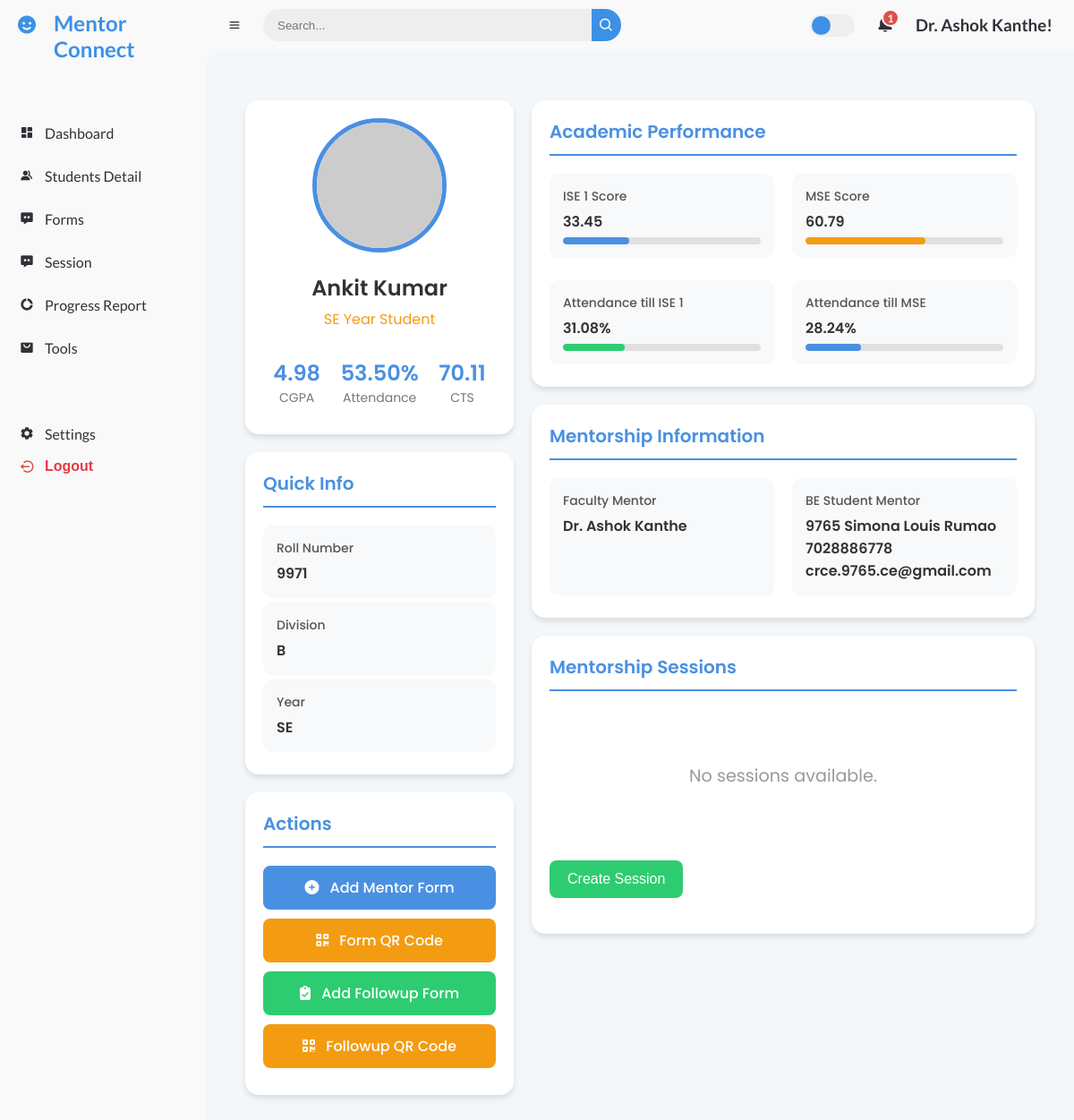
The app's page /student_profile/264/ (signed in), older data.
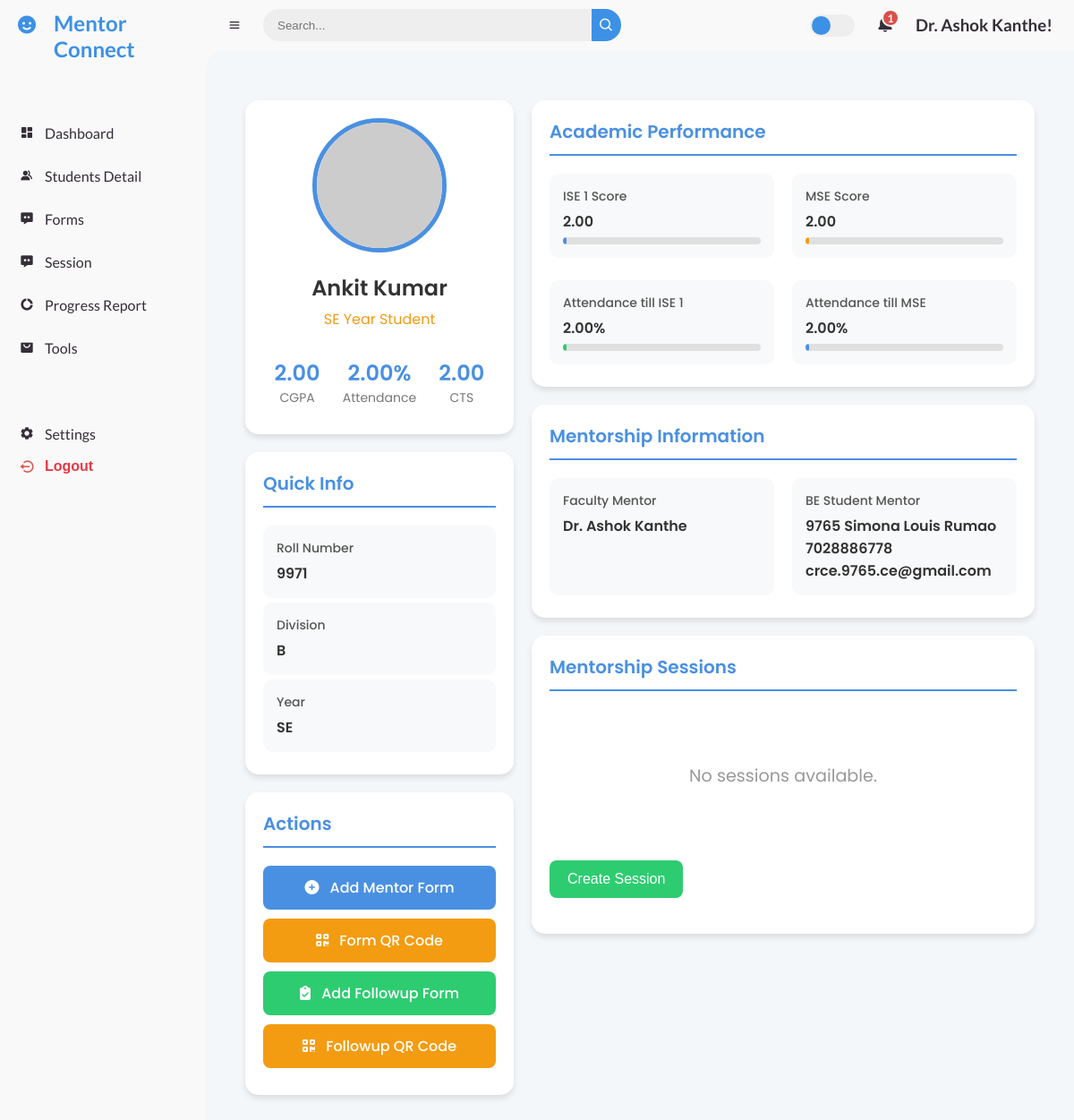
The same page, newer data.
### mentor/models.py (models this page shows, shortened)
class MentorshipData(models.Model):
    name = models.CharField(max_length=255)
    roll_number = models.CharField(max_length=50)
    division = models.CharField(max_length=10)
    faculty_mentor = models.CharField(max_length=255, null=True, blank=True)
    be_student_mentor = models.CharField(max_length=255, null=True, blank=True)
    year = models.CharField(max_length=10)
    token = models.CharField(max_length=100, null=True, blank=True)
    token_created_at = models.DateTimeField(null=True, blank=True)

class Student1(models.Model):
    mentorship_data = models.ForeignKey(MentorshipData, on_delete=models.CASCADE)
    atte_ise1 = models.DecimalField(max_digits=5, decimal_places=2, default=0.00)
    atte_mse = models.DecimalField(max_digits=5, decimal_places=2, default=0.00)
    attendance = models.DecimalField(max_digits=5, decimal_places=2, default=0.00)
    cts = models.DecimalField(max_digits=5, decimal_places=2, default=0.00)
    ise1 = models.DecimalField(max_digits=5, decimal_places=2, default=0.00)
    mse = models.DecimalField(max_digits=5, decimal_places=2, default=0.00)
    semcgpa = models.DecimalField(max_digits=5, decimal_places=2, default=0.00)

### mentor/views.py (the view)
# urls.py: path('student_profile/<int:student_id>/', views.student_profile, name='student_profile'),
@login_required
def student_profile(request, student_id):
    student = get_object_or_404(MentorshipData, id=student_id)
    mentor = request.user
    sessions = Session.objects.filter(mentor=request.user,student=student)
    print(sessions)
    username = mentor.username
    readable_name = username.replace('_', ' ').title()
    students = MentorshipData.objects.filter(faculty_mentor=readable_name)
    student1 = Student1.objects.get(mentorship_data=student)
    context = {
        'sessions': sessions,
        'students': students,
        'student': student,
        'mentor': mentor,
        'student1':student1,
    }
    return render(request, 'student_profile.html', context)

### mentor/templatetags/username_filters.py (called while the page is built)
@register.filter
def readable_username(value):
    return value.replace('_', ' ').title()

### templates/student_profile.html (shortened to what this page needs)
{% extends 'base.html' %}
{% block content %}
<link rel="stylesheet" href="https://cdnjs.cloudflare.com/ajax/libs/font-awesome/6.4.0/css/all.min.css">
<div class="profile-container desktop-profile">
    <div class="profile-sidebar">
        <div class="card profile-header">
            <img src="https://via.placeholder.com/150" alt="{{ student.name }}" class="profile-img">
            <h1 class="profile-name">{{ student.name }}</h1>
            <p class="profile-role">{{ student.year }} Year {{ student.branch }} Student</p>
            <div class="profile-stats">
                <div class="stat-item">
                    <div class="stat-value">{{ student1.semcgpa }}</div>
                    <div class="stat-label">CGPA</div>
                </div>
                <div class="stat-item">
                    <div class="stat-value">{{ student1.attendance }}%</div>
                    <div class="stat-label">Attendance</div>
                </div>
                <div class="stat-item">
                    <div class="stat-value">{{ student1.cts }}</div>
                    <div class="stat-label">CTS</div>
                </div>
            </div>
        </div>
        <div class="card">
            <h2 class="section-title">Quick Info</h2>
            <div class="info-item">
                <p class="info-label">Roll Number</p>
                <p class="info-value">{{ student.roll_number }}</p>
            </div>
            <div class="info-item">
                <p class="info-label">Division</p>
                <p class="info-value">{{ student.division }}</p>
            </div>
            <div class="info-item">
                <p class="info-label">Year</p>
                <p class="info-value">{{ student.year }}</p>
            </div>
        </div>
        <div class="card">
            <h2 class="section-title">Actions</h2>
            <a href="{% url 'form_student' student.id mentor.id %}" class="action-btn btn-primary">
                <i class="fas fa-plus-circle"></i> Add Mentor Form
            </a>
            <a href="{% url 'generate_qr' student.id mentor.id %}" class="action-btn btn-secondary">
                <i class="fas fa-qrcode"></i> Form QR Code
            </a>
            <a href="{% url 'followup_form_student' student.id mentor.id %}" class="action-btn btn-accent">
                <i class="fas fa-clipboard-check"></i> Add Followup Form
            </a>
            <a href="{% url 'generate_qr_followup' student.id mentor.id %}" class="action-btn btn-secondary">
                <i class="fas fa-qrcode"></i> Followup QR Code
            </a>
        </div>
    </div>
    <div class="profile-main">
        <div class="card">
            <h2 class="section-title">Academic Performance</h2>
            <div class="info-group">
                <div class="info-item">
                    <p class="info-label">ISE 1 Score</p>
                    <p class="info-value">{{ student1.ise1 }}</p>
                    <div class="progress-bar">
                        <div class="progress" style="width: {{ student1.ise1 }}%; background-color: var(--primary-color);"></div>
                    </div>
                </div>
                <div class="info-item">
                    <p class="info-label">MSE Score</p>
                    <p class="info-value">{{ student1.mse }}</p>
                    <div class="progress-bar">
                        <div class="progress" style="width: {{ student1.mse }}%; background-color: var(--secondary-color);"></div>
                    </div>
                </div>
                <div class="info-item">
                    <p class="info-label">Attendance till ISE 1</p>
                    <p class="info-value">{{ student1.atte_ise1 }}%</p>
                    <div class="progress-bar">
                        <div class="progress" style="width: {{ student1.atte_ise1 }}%; background-color: var(--accent-color);"></div>
                    </div>
                </div>
                <div class="info-item">
                    <p class="info-label">Attendance till MSE</p>
                    <p class="info-value">{{ student1.atte_mse }}%</p>
                    <div class="progress-bar">
                        <div class="progress" style="width: {{ student1.atte_mse }}%; background-color: var(--primary-color);"></div>
                    </div>
                </div>
            </div>
        </div>
        <div class="card">
            <h2 class="section-title">Mentorship Information</h2>
            <div class="info-group">
                <div class="info-item">
                    <p class="info-label">Faculty Mentor</p>
                    <p class="info-value">{{ student.faculty_mentor }}</p>
                </div>
                <div class="info-item">
                    <p class="info-label">BE Student Mentor</p>
                    <p class="info-value">{{ student.be_student_mentor }}</p>
                </div>
            </div>
        </div>
        <div class="card">
            <h2 class="section-title">Mentorship Sessions</h2>
            <div class="session-container">
                {% for session in sessions|dictsortreversed:"created_at" %}
                    <div class="session-card">
                        <h3>{{ session.title }}</h3>
                        <div class="session-info">
                            <p><strong>Description:</strong> {{ session.description }}</p>
                            <p><strong>Mentor:</strong> {{ session.mentor.username }}</p>
                            <p><strong>Created At:</strong> {{ session.created_at|date:"D d M Y" }}</p>
                        </div>
                        <div class="additional-info">
                            <strong>Additional Info:</strong>
                            {% if session.additional_info %}
                                {% for key, value in session.additional_info.items %}
                                    <p><strong>{{ key }}:</strong> {{ value }}</p>
                                {% endfor %}
                            {% else %}
                                <p>No additional info available.</p>
                            {% endif %}
                        </div>
                    </div>
                {% empty %}
                    <div class="no-sessions">No sessions available.</div>
                {% endfor %}
            </div>
            <button id="create-session-btn">Create Session</button>
        </div>
    </div>
</div>
{% endblock %}

### templates/base.html (shortened to what this page needs)
{% load static %}
{% load username_filters %}
<!DOCTYPE html>
<html lang="en">
<head>
    <link rel="stylesheet" href="{% static 'CSS/mentor_dashboard.css' %}">
    <link href='https://unpkg.com/boxicons@2.0.9/css/boxicons.min.css' rel='stylesheet'>
</head>
<body class="{% block body_class %}{% endblock %}">
<section id="sidebar">
    <a href="#" class="brand">
        <i class='bx bxs-smile'></i>
        <span class="text">Mentor Connect</span>
    </a>
    <ul class="side-menu top">
        <li class="{% if request.path == '/dashboard/' %}active{% endif %}">
            <a href="/dashboard/">
                <i class='bx bxs-dashboard'></i>
                <span class="text">Dashboard</span>
            </a>
        </li>
        <li class="{% if '/student_detail/' in request.path %}active{% endif %}">
            <a href="/student_detail/">
                <i class='bx bxs-group'></i>
                <span class="text">Students Detail</span>
            </a>
        </li>
        <li class="{% if request.path == '/form_dashboard/' %}active{% endif %}">
            <a href="/form_dashboard/">
                <i class='bx bxs-message-dots'></i>
                <span class="text">Forms</span>
            </a>
        </li>
        <li class="{% if request.path == '/sessions/' %}active{% endif %}">
            <a href="/sessions/">
                <i class='bx bxs-message-dots'></i>
                <span class="text">Session</span>
            </a>
        </li>
        <li class="{% if request.path == '/progress_report/' %}active{% endif %}">
            <a href="/progress_report/">
                <i class='bx bxs-doughnut-chart'></i>
                <span class="text">Progress Report</span>
            </a>
        </li>
        <li class="{% if request.path == '/tools/' %}active{% endif %}">
            <a href="/tools/">
                <i class='bx bxs-shopping-bag-alt'></i>
                <span class="text">Tools</span>
            </a>
        </li>
    </ul>
    <ul class="side-menu">
        <li class="{% if request.path == '/settings/' %}active{% endif %}">
            <a href="/settings/">
                <i class='bx bxs-cog'></i>
                <span class="text">Settings</span>
            </a>
        </li>
        <li>
            <form method="post" action="{% url 'logout' %}" style="display: inline;">
                <button type="submit" class="logout" style="background: none; border: none; color: inherit; cursor: pointer;">
                    <i class='bx bx-log-out-circle'></i>
                    <span class="text">Logout</span>
                </button>
            </form>
        </li>
    </ul>
</section>
    <section id="content">
        <nav >
            <i class='bx bx-menu'></i>
            <form action="#">
                <div class="form-input">
                    <input type="search" placeholder="Search...">
                    <button type="submit" class="search-btn"><i class='bx bx-search'></i></button>
                </div>
            </form>
            <label for="switch-mode" class="switch-mode"></label>
            <a href="#" class="notification">
                <span class="num">1</span>
            </a>
            <a href="#" class="profile">
                <h1>{{ user.username|readable_username }}!</h1>
            </a>
        </nav>
        <main>
            {% block content %}
            {% endblock %}
        </main>
</body>
</html>

### static/CSS/mentor_dashboard.css (style rules this page uses)
* { margin: 0; padding: 0; box-sizing: border-box; }
a { text-decoration: none; }
li { list-style: none; }
:root { --poppins: "Poppins", sans-serif; --lato: "Lato", sans-serif; --light: #f9f9f9; --blue: #3c91e6; --light-blue: #cfe8ff; --grey: #eee; --dark-grey: #aaaaaa; --dark: #342e37; --red: #db504a; --yellow: #ffce26; --light-yellow: #fff2c6; --orange: #fd7238; --light-orange: #ffe0d3; }
html { overflow-x: hidden; }
body { background: var(--grey); overflow-x: hidden; }
#sidebar { position: fixed; top: 0; left: 0; width: 230px; height: 100%; background: var(--light); z-index: 2000; font-family: var(--lato); transition: 0.3s ease; overflow-x: hidden; scrollbar-width: none; }
#sidebar .brand { font-size: 24px; font-weight: 700; height: 56px; display: flex; align-items: center; color: var(--blue); position: sticky; top: 0; left: 0; background: var(--light); z-index: 500; padding-bottom: 20px; box-sizing: content-box; }
#sidebar .brand .bx { min-width: 60px; display: flex; justify-content: center; }
#sidebar .brand .text { padding-top: 10%; }
#sidebar .side-menu { width: 100%; margin-top: 48px; }
#sidebar .side-menu li { height: 48px; background: transparent; margin-left: 6px; border-radius: 48px 0 0 48px; padding: 4px; }
#sidebar .side-menu li a { width: 100%; height: 100%; background: var(--light); display: flex; align-items: center; border-radius: 48px; font-size: 16px; color: var(--dark); white-space: nowrap; overflow-x: hidden; }
#sidebar .side-menu li a .bx { min-width: calc(60px - ((4px + 6px) * 2)); display: flex; justify-content: center; }
#content { position: relative; width: calc(100% - 230px); left: 230px; transition: 0.3s ease; }
#content nav { height: 56px; background: var(--light); padding: 0 24px; display: flex; align-items: center; grid-gap: 24px; font-family: var(--lato); position: sticky; top: 0; left: 0; z-index: 1000; }
#content nav::before { content: ""; position: absolute; width: 40px; height: 40px; bottom: -40px; left: 0; border-radius: 50%; box-shadow: -20px -20px 0 var(--light); }
#content nav a { color: var(--dark); }
#content nav .bx.bx-menu { cursor: pointer; color: var(--dark); }
#content nav form { max-width: 400px; width: 100%; margin-right: auto; }
#content nav form .form-input { display: flex; align-items: center; height: 36px; }
#content nav form .form-input input { flex-grow: 1; padding: 0 16px; height: 100%; border: none; background: var(--grey); border-radius: 36px 0 0 36px; outline: none; width: 100%; color: var(--dark); }
#content nav form .form-input button { width: 36px; height: 100%; display: flex; justify-content: center; align-items: center; background: var(--blue); color: var(--light); font-size: 18px; border: none; outline: none; border-radius: 0 36px 36px 0; cursor: pointer; }
#content nav .notification { font-size: 20px; position: relative; }
#content nav .notification .num { position: absolute; top: -6px; right: -6px; width: 20px; height: 20px; border-radius: 50%; border: 2px solid var(--light); background: var(--red); color: var(--light); font-weight: 700; font-size: 12px; display: flex; justify-content: center; align-items: center; }
#content nav .switch-mode { display: block; min-width: 50px; height: 25px; border-radius: 25px; background: var(--grey); cursor: pointer; position: relative; }
#content nav .switch-mode::before { content: ""; position: absolute; top: 2px; left: 2px; bottom: 2px; width: calc(25px - 4px); background: var(--blue); border-radius: 50%; transition: all 0.3s ease; }
#content main { width: 100%; padding: 36px 24px; font-family: var(--poppins); max-height: calc(100vh - 56px); overflow-y: auto; }
.logout { display: flex; align-items: center; color: #e63946; }
.logout i { min-width: calc(60px - ((4px + 6px) * 2)); display: flex; justify-content: center; color: var(--red); font-size: 18px; }
.logout span { font-size: 16px; color: #e63946; font-weight: bold; }
ul { list-style-type: none; padding: 0; margin: 0; }

Row changes from the older to the newer data that the page shows:
changed Student1: semcgpa "4.98" → "2.00"; attendance "53.50" → "2.00"; cts "70.11" → "2.00"; ise1 "33.45" → "2.00"; mse "60.79" → "2.00"; atte_ise1 "31.08" → "2.00"; atte_mse "28.24" → "2.00"
